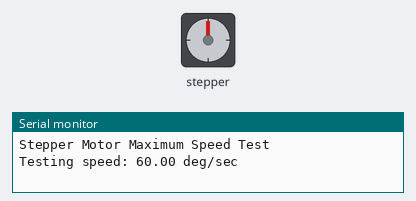
Simulated run of this sketch. Board: Arduino Uno, built with avr-gcc and run on an emulated ATmega328P. Shown: stepper motor, the last lines printed to the serial monitor. Wiring (inferred from the names in the program): stepper motor driver (200 steps per turn assumed): step pin 3; direction pin 4.

Above: at 0.15 s.
At 14.1 s:
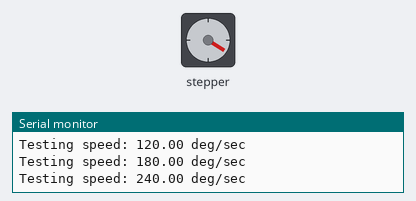
At 30.1 s:
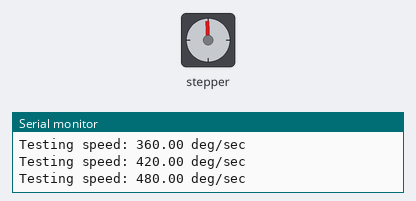
At 38.1 s:
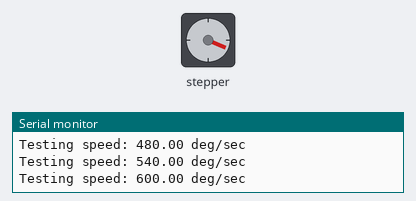
Timing chart, 0 to 39.6 s (numbered marks = the images above):
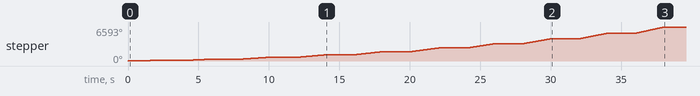

Measured:
- by itself, stepper: turns 120° clockwise in 2.0 s, then 241° clockwise in 2.0 s, then 360° clockwise in 2.0 s, then 481° clockwise in 2.0 s, and so on

The sketch:

MotorMovementSpeedTest.ino
```cpp
// STEP and DIRECTION pins
const int stepPin = 3;
const int dirPin = 4;

// Number of steps per full revolution
const float stepsPerRevolution = 200.0;  // 200 full steps = 360° (1.8° per step)

void setup() {
  // Initialize
  pinMode(stepPin, OUTPUT);
  pinMode(dirPin, OUTPUT);

  // Set the motor direction
  digitalWrite(dirPin, HIGH);

  // Start serial
  Serial.begin(9600);
  Serial.println("Stepper Motor Maximum Speed Test");
}

void loop() {
  // Test speeds from a low value to a high value in degrees/sec
  // Here we choose speeds corresponding to motor RPM from 10 to 200 in steps of 10.
  // degrees per second = RPM * 6
  // these RPM values correspond to speeds from 60°/sec to 1200°/sec.
  for (int rpm = 10; rpm <= 200; rpm += 10) {
    // Calculate steps per second: (RPM / 60) * stepsPerRevolution
    float stepsPerSec = (rpm / 60.0) * stepsPerRevolution;

    // Calculate delay between steps in microseconds.

    unsigned long delayMicrosBetweenSteps = 1000000.0 / stepsPerSec;


    float degPerSec = rpm * 6.0;  // 360°/60 sec = 6° per RPM
    Serial.print("Testing speed: ");
    Serial.print(degPerSec);
    Serial.println(" deg/sec");

    // Run the motor at this speed for 2 seconds
    unsigned long testDuration = 2000;
    unsigned long startTime = millis();
    while (millis() - startTime < testDuration) {
      // Send one step pulse
      digitalWrite(stepPin, HIGH);
      delayMicroseconds(delayMicrosBetweenSteps / 2);
      digitalWrite(stepPin, LOW);
      delayMicroseconds(delayMicrosBetweenSteps / 2);
    }


    delay(2000);
  }

  // Once all speeds have been tested, stop running the loop.
  while (true) {
  }
}
```
